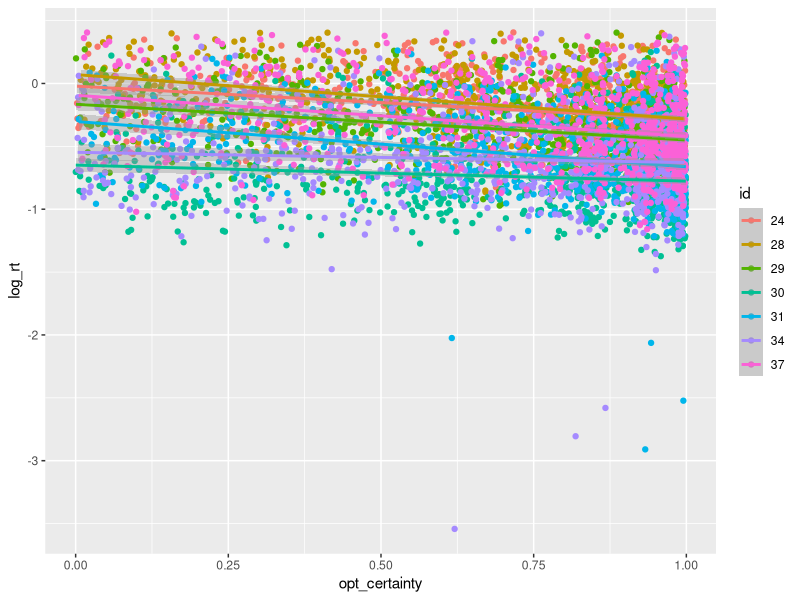

Here is the R script that generated this plot:
## ---- chunk 1
library(ggplot2)
library(plyr)
library(lme4)
## ---- chunk 2
  gtest_df = read.csv('Analysis_Output/gtest_df.csv')
  gtest_learn_df = read.csv('Analysis_Output/gtest_learn_df.csv')
  gtest_df$id = factor(gtest_df$id)
  gtest_learn_df$id = factor(gtest_learn_df$id)
## ---- chunk 3
#Plot rt against optimal model certainty
plot_df = gtest_learn_df
ggplot(data = plot_df, aes(opt_certainty, log_rt, color = id)) + geom_point() + geom_smooth(method = 'lm')

rs1 = lmer(log_rt ~ opt_certainty + (1 + opt_certainty|id), data = gtest_learn_df)
summary(rs1) 

rs2 = lmer(log_rt ~ abs_context + (1 + abs_context|id), data = gtest_learn_df)
summary(rs2) 

summary(glmer(subj_ts ~ midline_observer_choices + opt_observer_choices + (1+opt_observer_posterior | id), family = binomial, data = gtest_learn_df))

